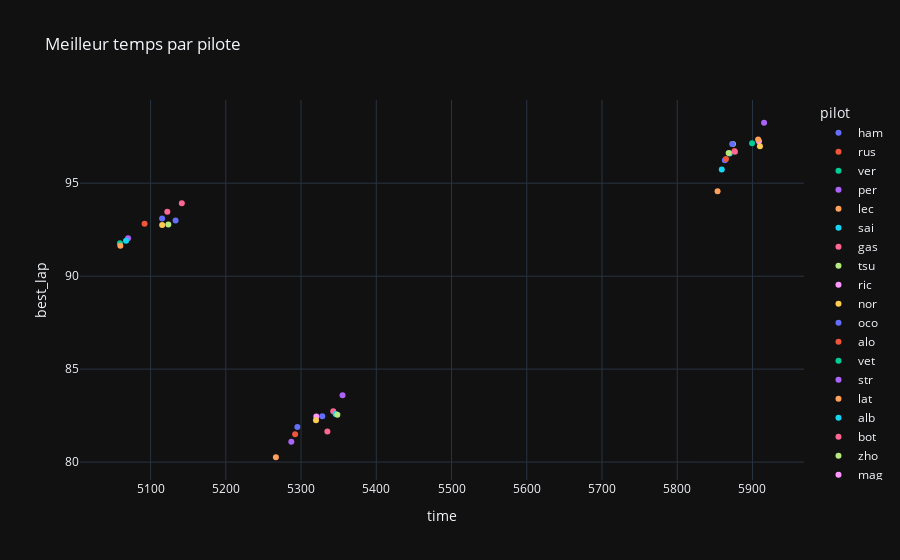

The cell this chart's notebook holds for it:
### Markdown cell above
toujours un nuage de point, mais avec les temps totaux en x et temps du meilleur tour en y

### Code cell
px.scatter(data_all, x="time", y="best_lap", color="pilot", title="Meilleur temps par pilote", template="plotly_dark")

### Figure 1 — Plotly figure (JSON) as saved in the notebook; plotly's stock layout.template omitted (floating-point values rounded to 4 significant figures)
{"data": [{"hovertemplate": "pilot=ham<br>time=%{x}<br>best_lap=%{y}<extra></extra>", "legendgroup": "ham", "marker": {"color": "#636efa", "symbol": "circle"}, "mode": "markers", "name": "ham", "orientation": "v", "showlegend": true, "type": "scatter", "x": [5863.0, 5133.0, 5295.0, null], "xaxis": "x", "y": [96.23, 93.0, 81.89, null], "yaxis": "y"}, {"hovertemplate": "pilot=rus<br>time=%{x}<br>best_lap=%{y}<extra></extra>", "legendgroup": "rus", "marker": {"color": "#EF553B", "symbol": "circle"}, "mode": "markers", "name": "rus", "orientation": "v", "showlegend": true, "type": "scatter", "x": [5865.0, 5092.0, 5292.0, 5570.0], "xaxis": "x", "y": [96.3, 92.82, 81.5, null], "yaxis": "y"}, {"hovertemplate": "pilot=ver<br>time=%{x}<br>best_lap=%{y}<extra></extra>", "legendgroup": "ver", "marker": {"color": "#00cc96", "symbol": "circle"}, "mode": "markers", "name": "ver", "orientation": "v", "showlegend": true, "type": "scatter", "x": [null, 5059.0, null, 5528.0], "xaxis": "x", "y": [95.44, 91.77, 81.68, null], "yaxis": "y"}, {"hovertemplate": "pilot=per<br>time=%{x}<br>best_lap=%{y}<extra></extra>", "legendgroup": "per", "marker": {"color": "#ab63fa", "symbol": "circle"}, "mode": "markers", "name": "per", "orientation": "v", "showlegend": true, "type": "scatter", "x": [null, 5070.0, 5287.0, 5545.0], "xaxis": "x", "y": [96.09, 92.04, 81.09, null], "yaxis": "y"}, {"hovertemplate": "pilot=lec<br>time=%{x}<br>best_lap=%{y}<extra></extra>", "legendgroup": "lec", "marker": {"color": "#FFA15A", "symbol": "circle"}, "mode": "markers", "name": "lec", "orientation": "v", "showlegend": true, "type": "scatter", "x": [5854.0, 5060.0, 5267.0, 5584.0], "xaxis": "x", "y": [94.57, 91.63, 80.26, null], "yaxis": "y"}, {"hovertemplate": "pilot=sai<br>time=%{x}<br>best_lap=%{y}<extra></extra>", "legendgroup": "sai", "marker": {"color": "#19d3f3", "symbol": "circle"}, "mode": "markers", "name": "sai", "orientation": "v", "showlegend": true, "type": "scatter", "x": [5859.0, 5067.0, null, null], "xaxis": "x", "y": [95.74, 91.91, null, null], "yaxis": "y"}, {"hovertemplate": "pilot=gas<br>time=%{x}<br>best_lap=%{y}<extra></extra>", "legendgroup": "gas", "marker": {"color": "#FF6692", "symbol": "circle"}, "mode": "markers", "name": "gas", "orientation": "v", "showlegend": true, "type": "scatter", "x": [null, 5122.0, 5343.0, null], "xaxis": "x", "y": [97.32, 93.47, 82.73, null], "yaxis": "y"}, {"hovertemplate": "pilot=tsu<br>time=%{x}<br>best_lap=%{y}<extra></extra>", "legendgroup": "tsu", "marker": {"color": "#B6E880", "symbol": "circle"}, "mode": "markers", "name": "tsu", "orientation": "v", "showlegend": true, "type": "scatter", "x": [5874.0, null, null, 5589.0], "xaxis": "x", "y": [97.1, null, 83.34, null], "yaxis": "y"}, {"hovertemplate": "pilot=ric<br>time=%{x}<br>best_lap=%{y}<extra></extra>", "legendgroup": "ric", "marker": {"color": "#FF97FF", "symbol": "circle"}, "mode": "markers", "name": "ric", "orientation": "v", "showlegend": true, "type": "scatter", "x": [5909.0, null, 5320.0, null], "xaxis": "x", "y": [97.26, 94.49, 82.45, null], "yaxis": "y"}, {"hovertemplate": "pilot=nor<br>time=%{x}<br>best_lap=%{y}<extra></extra>", "legendgroup": "nor", "marker": {"color": "#FECB52", "symbol": "circle"}, "mode": "markers", "name": "nor", "orientation": "v", "showlegend": true, "type": "scatter", "x": [5910.0, 5115.0, 5320.0, 5563.0], "xaxis": "x", "y": [96.99, 92.75, 82.25, null], "yaxis": "y"}, {"hovertemplate": "pilot=oco<br>time=%{x}<br>best_lap=%{y}<extra></extra>", "legendgroup": "oco", "marker": {"color": "#636efa", "symbol": "circle"}, "mode": "markers", "name": "oco", "orientation": "v", "showlegend": true, "type": "scatter", "x": [5873.0, 5115.0, 5328.0, null], "xaxis": "x", "y": [97.11, 93.1, 82.47, null], "yaxis": "y"}, {"hovertemplate": "pilot=alo<br>time=%{x}<br>best_lap=%{y}<extra></extra>", "legendgroup": "alo", "marker": {"color": "#EF553B", "symbol": "circle"}, "mode": "markers", "name": "alo", "orientation": "v", "showlegend": true, "type": "scatter", "x": [5876.0, null, null, null], "xaxis": "x", "y": [96.73, 93.83, 80.85, null], "yaxis": "y"}, {"hovertemplate": "pilot=vet<br>time=%{x}<br>best_lap=%{y}<extra></extra>", "legendgroup": "vet", "marker": {"color": "#00cc96", "symbol": "circle"}, "mode": "markers", "name": "vet", "orientation": "v", "showlegend": true, "type": "scatter", "x": [5899.0, null, null, 5599.0], "xaxis": "x", "y": [97.15, 94.45, 85.19, null], "yaxis": "y"}, {"hovertemplate": "pilot=str<br>time=%{x}<br>best_lap=%{y}<extra></extra>", "legendgroup": "str", "marker": {"color": "#ab63fa", "symbol": "circle"}, "mode": "markers", "name": "str", "orientation": "v", "showlegend": true, "type": "scatter", "x": [5915.0, null, 5355.0, null], "xaxis": "x", "y": [98.25, 97.53, 83.59, null], "yaxis": "y"}, {"hovertemplate": "pilot=lat<br>time=%{x}<br>best_lap=%{y}<extra></extra>", "legendgroup": "lat", "marker": {"color": "#FFA15A", "symbol": "circle"}, "mode": "markers", "name": "lat", "orientation": "v", "showlegend": true, "type": "scatter", "x": [5908.0, null, null, null], "xaxis": "x", "y": [97.36, 94.37, 83.88, null], "yaxis": "y"}, {"hovertemplate": "pilot=alb<br>time=%{x}<br>best_lap=%{y}<extra></extra>", "legendgroup": "alb", "marker": {"color": "#19d3f3", "symbol": "circle"}, "mode": "markers", "name": "alb", "orientation": "v", "showlegend": true, "type": "scatter", "x": [5870.0, null, 5346.0, null], "xaxis": "x", "y": [96.6, 93.98, 82.59, null], "yaxis": "y"}, {"hovertemplate": "pilot=bot<br>time=%{x}<br>best_lap=%{y}<extra></extra>", "legendgroup": "bot", "marker": {"color": "#FF6692", "symbol": "circle"}, "mode": "markers", "name": "bot", "orientation": "v", "showlegend": true, "type": "scatter", "x": [5877.0, 5142.0, 5335.0, 5571.0], "xaxis": "x", "y": [96.69, 93.92, 81.65, null], "yaxis": "y"}, {"hovertemplate": "pilot=zho<br>time=%{x}<br>best_lap=%{y}<extra></extra>", "legendgroup": "zho", "marker": {"color": "#B6E880", "symbol": "circle"}, "mode": "markers", "name": "zho", "orientation": "v", "showlegend": true, "type": "scatter", "x": [5868.0, 5124.0, 5348.0, null], "xaxis": "x", "y": [96.62, 92.78, 82.54, null], "yaxis": "y"}, {"hovertemplate": "pilot=mag<br>time=%{x}<br>best_lap=%{y}<extra></extra>", "legendgroup": "mag", "marker": {"color": "#FF97FF", "symbol": "circle"}, "mode": "markers", "name": "mag", "orientation": "v", "showlegend": true, "type": "scatter", "x": [null, null, null, 5603.0], "xaxis": "x", "y": [null, null, 83.07, null], "yaxis": "y"}, {"hovertemplate": "pilot=sch<br>time=%{x}<br>best_lap=%{y}<extra></extra>", "legendgroup": "sch", "marker": {"color": "#FECB52", "symbol": "circle"}, "mode": "markers", "name": "sch", "orientation": "v", "showlegend": true, "type": "scatter", "x": [null, null, null, null], "xaxis": "x", "y": [null, null, null, null], "yaxis": "y"}], "layout": {"legend": {"title": {"text": "pilot"}, "tracegroupgap": 0}, "title": {"text": "Meilleur temps par pilote"}, "xaxis": {"anchor": "y", "domain": [0, 1], "title": {"text": "time"}}, "yaxis": {"anchor": "x", "domain": [0, 1], "title": {"text": "best_lap"}}}}
